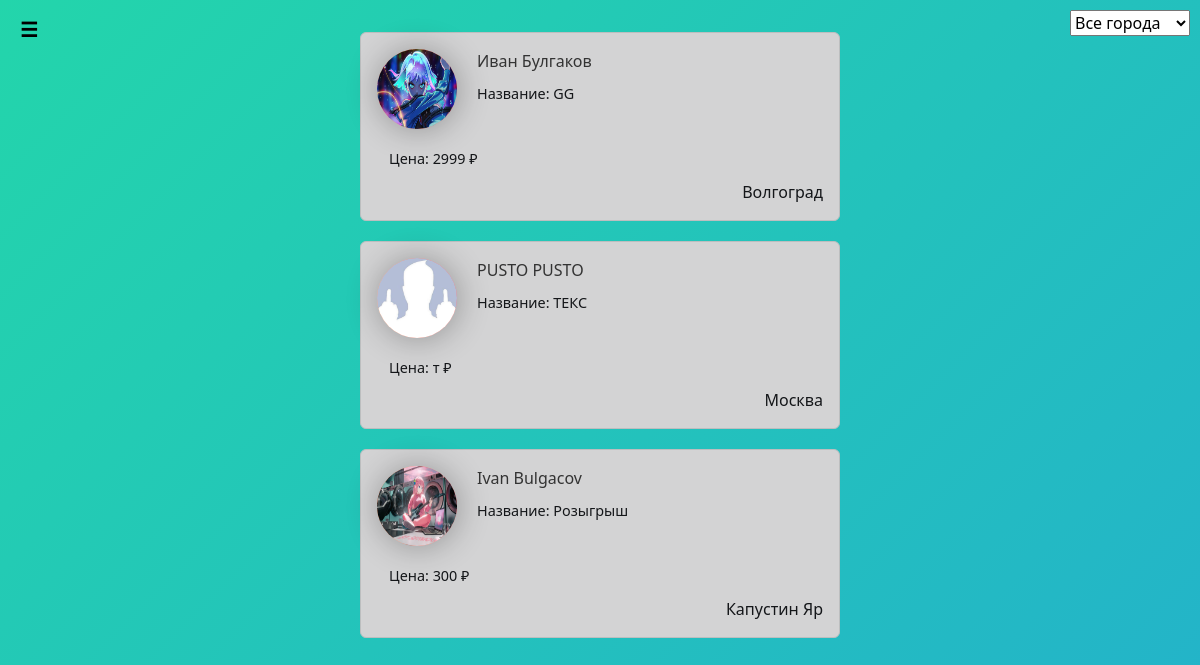
The page /tasks/ on the database as committed earlier.
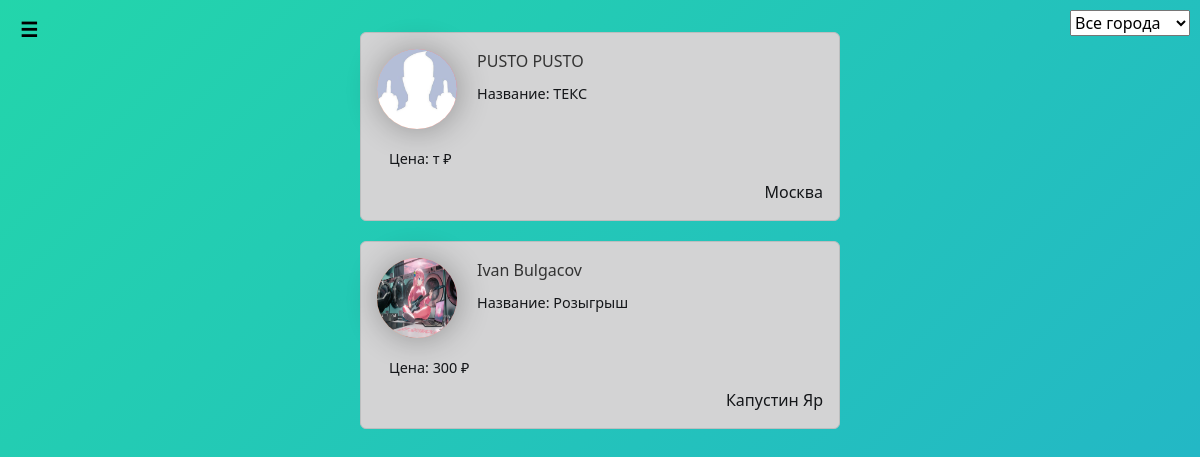
The same page on the database as committed later.
### tasks_app_user/models.py (models this page shows, shortened)
class Articles(models.Model):
    title = models.CharField("Название Задания", max_length=35)
    anons = models.CharField("О задании", max_length=25)
    phope = models.CharField('Телефон для связи с вами', max_length=11)
    prise = models.CharField('Цена', max_length=15)
    full_text = models.TextField("Задания")
    data = models.DateTimeField(auto_now_add=True)
    user_name = models.CharField("User_name", max_length=15, )
    author = models.ForeignKey(User, on_delete=models.CASCADE, null=True)  # Внешний ключ к пользователю
    class Meta:
        verbose_name = "Задания"
        verbose_name_plural = "Задании"

class Profile(models.Model):
    user = models.OneToOneField(User, null=True, blank=True, on_delete=models.CASCADE)
    first_name = models.CharField(max_length=100)
    last_name = models.CharField(max_length=100)
    email = models.EmailField()
    telegram_url = models.URLField(blank=True, null=True)
    youtube_url = models.URLField(blank=True, null=True)
    vk_url = models.URLField(blank=True, null=True)
    profile_picture = models.ImageField("Изображения", default="profile_pictures/default_profile_picture.jpg", null=True,
                                        blank=True, upload_to='media/profile_pictures')
    city = models.CharField(max_length=100, blank=True, null=True)

### tasks_app_user/views.py (the view)
# urls.py: path('', views.tasks_home, name='tasks_home'),
def tasks_home(request):
    unique_cities = Profile.objects.values_list('city', flat=True).distinct()
    tasks_all = Articles.objects.order_by('-data')
    unique_cities = [city for city in unique_cities if city is not None]
    tasks_count = tasks_all.count()
    context = {
        'tasks_all': tasks_all,
        'unique_cities': unique_cities,
        'tasks_count': tasks_count,
    }
    return render(request, 'tasks_app_user/tasks_home.html', context)

### tasks_app_user/templates/tasks_app_user/tasks_home.html (shortened to what this page needs)
{% extends 'tasks_app/layout.html' %}
{% block content %}
<div class="features">
    <form method="GET">
        <div>
            <select id="city_filter" name="city" onchange="filterTasks(this.value)" style="position: absolute; top: 10px; right: 10px;">
                <option value="">Все города</option>
            </select>
        </div>
    </form>
    <div id="tasks-container">
        {% if tasks_all %}
            {% for el in tasks_all %}
                <div class="alert alert-dark" onclick="window.location.href='{% url 'details_tasks' el.id %}'" style="cursor: pointer;">
                <div class="img_pod">
                    <a href="{% url 'user_profile' el.user_name %}">
                        <img class="profile-pic" src="{{ el.author.profile.profile_picture.url }}" alt="Profile Picture">
                    </a>
                </div>
                <a href="{% url 'user_profile' el.user_name %}">{{ el.author.profile.first_name }} {{ el.author.profile.last_name }}</a>
                <h3>Название: {{ el.title }}</h3><br>
                <h4>Цена: {{ el.prise }} ₽</h4>
                <div class="city" align="right">{{ el.author.profile.city }}</div>
             </div>
            {% endfor %}
        {% endif %}
    </div>
</div>
{% endblock %}

### tasks_app/templates/tasks_app/layout.html (shortened to what this page needs)
{% load static %}
<html lang="en">
<head>
    <link rel="stylesheet" href="https://cdn.jsdelivr.net/npm/bootstrap@5.2.3/dist/css/bootstrap.min.css">
    <link rel="stylesheet" href="{% static 'tasks_app/css/tasks_app.css' %}">
</head>
<body>
<div style="float: left;">
    <label class="side-button-1" for="side-checkbox">
        <div class="side-b side-open">☰</div>
    </label>
</div>
    <main>
        {% block content %}
        {% endblock %}
    </main>
</body>
</html>

### tasks_app/static/tasks_app/css/tasks_app.css (style rules this page uses)
html, body { width: 100%; height:100%; }
body { background: linear-gradient(-45deg, #ee7752, #e73c7e, #23a6d5, #23d5ab); background-size: 400% 400%; animation: gradient 15s ease infinite; }
body { background-color: var(--var-bgcolor); color: var(--var-fontcolor); }
:root { --var-bgcolor: #fff; --var-fontcolor: #000; }
.features { padding: 1em; padding: 1em; width: 70%; margin: auto; text-align: center; box-sizing: content-box; }
.side-button-1 { display: inline-block; }
.side-button-1 .side-b { margin: 10px; text-decoration: none; position: relative; font-size: 20px; line-height: 20px; padding: 10px 10px; color: black; font-weight: bold; text-transform: uppercase; font-family: 'Roboto', Тahoma, sans-serif; cursor: pointer; }
.side-button-1 .side-b:after, .side-button-1 .side-b:before { position: absolute; height: 4px; left: 50%; bottom: -6px; content: ""; transition: all 280ms ease-in-out; width: 0; }
.side-button-1 .side-open:after, .side-button-1 .side-open:before { background: black; }
.side-button-1 .side-b:before { top: -6px; }

### tasks_app_user/templates/tasks_app_user/tasks_home.html (style rules this page uses)
.features { padding: 1em; width: 40%; margin: auto; border-radius: 10px; text-align: left; box-sizing: content-box; }
.img_pod { float: left; margin-right: 20px; width: 80px; height: 80px; background: linear-gradient(90deg, #ff9966, #ff5e62); border-radius: 50%; box-shadow: 1px 1px 2rem rgba(0, 0, 0, 0.3); }
.profile-pic { width: 100%; height: 100%; border-radius: 50%; }
h3, h4, p { font-size: 0.9rem; margin: 12px; }
a { text-decoration: none; color: #333; }
.alert { margin-bottom: 20px; }

Rows that differ between the two databases and show on the page:
removed Articles: author.profile.profile_picture (picture), author.profile.first_name "Иван", author.profile.last_name "Булгаков", title "GG", prise "2999", author.profile.city "Волгоград"
